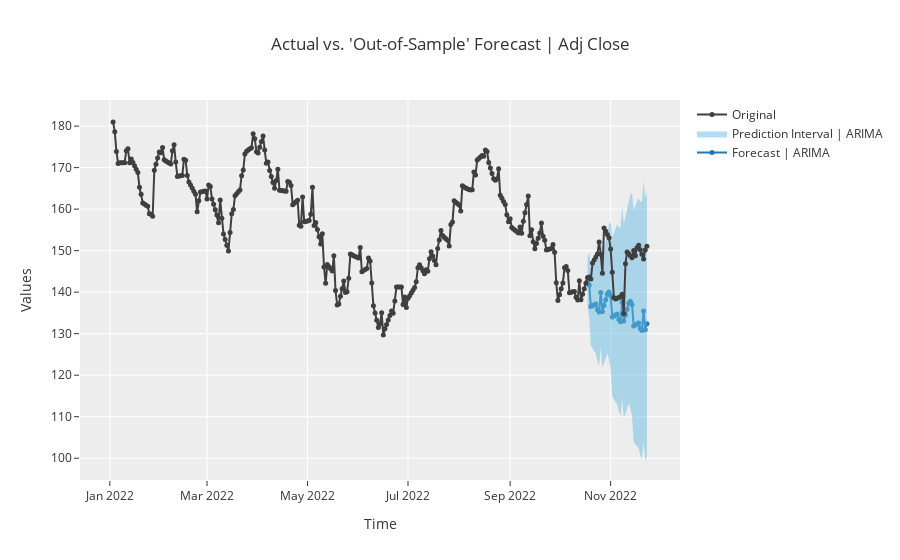

Here is the notebook cell this chart was saved with:
### Code cell
arima = exp.create_model('arima', fold=3)
plot_model(arima)
